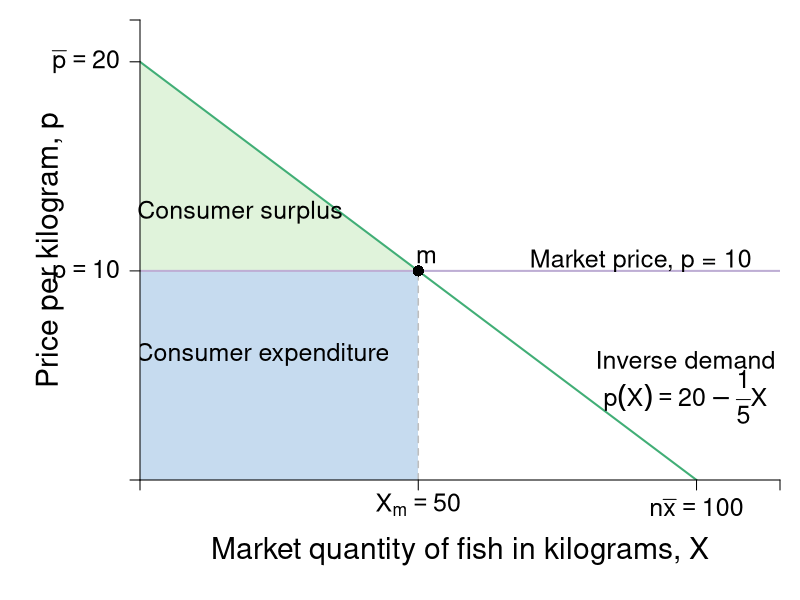

This figure's R source:
require(shape)
pdf(file = "indmarketdemand/consumersurplus_market.pdf", width = 9, height = 7)

#Set parameters for graphics
pointsize <- 1.8
axislabelsize <- 1.8
labelsize <- 1.5
namesize <- 1.8
annotatesize <- 1.5
graphlinewidth <- 2
segmentlinewidth <- 1.5


COL <- c("#7fc97f", "#beaed4", "#fdc086", "#ffff99", "#386cb0", "#f0027f", "#bf5b17", "#666666")
COLA <- c("#e0f3db", "#99d8c9","#66c2a4","#41ae76", "#238b45", "#005824")
COLB <- c("#c6dbef", "#4eb3d3", "#2b8cbe", "#0868ac","#084081")

par(mar =  c(6, 7, 1, 1))

MarketD <- function(x, rmax = 20, xmax = 10, n = 10) {
  rmax - (rmax/(n*xmax))*x
}

mrsA <- function(x, rmax = 20, xmax = 10) {
  rmax - (rmax/xmax)*x
}

# uA <- function(x, y, rmax, rmax = 20, xmax = 10) {
#   y + rmax*x - (1/2)(rmax/xmax)*x^2
# }

xlims <- c(0, 115)
ylims <- c(0, 22)

npts <- 501 
x <- seq(xlims[1], xlims[2], length.out = npts)
y <- seq(ylims[1], ylims[2], length.out = npts) 
a <- c(46.08, 55, 64)
b <- c(46.08, 55, 64)

plot(0, 0, xlim = xlims, ylim = ylims, type = "n",
     xlab = expression(paste("")),
     ylab = expression(paste("")), 
     xaxt = "n", 
     yaxt = "n", 
     cex.lab = axislabelsize, 
     bty = "n",
     xaxs="i", 
     yaxs="i")

# ticksy <- seq(from = 0, to = ylims[2], by = 2)
# ylabels <- seq(from = 0, to = ylims[2], by = 2)
# ticksx <- seq(from = 0, to = xlims[2], by = 2)
# xlabels <- seq(from = 0, to = xlims[2], by = 2)
ticksy <- c(0, 10, 20, ylims[2])
ylabels <- c(NA, expression(paste(p == 10)), expression(paste(bar(p) == 20)), NA)
ticksx <- c(0, 50, 100, xlims[2])
xlabels <- c(NA, expression(paste(X[m]) == 50), expression(paste(n*bar(x)==100)), NA)


npts <- 500 
xx1 <- seq(xlims[1], xlims[2], length.out = npts)

xpoly <- c(0, 50, 0)
ypoly <- c(10, 10, 20)
polygon(x = xpoly, y = ypoly, col = COLA[1], density=NULL, border = NA)

xpoly3 <- c(0, 50, 50, 0, 0)
ypoly3 <- c(0, 0, 10, 10, 0)
polygon(x = xpoly3, y = ypoly3, col = COLB[1], density=NULL, border = NA)


#Lines for mrs graph
lines(xx1, MarketD(xx1, rmax = 20, xmax = 10, n = 10), col = COLA[4], lwd = graphlinewidth)
#lines(xx1, mrsA(xx1, rmax = 20, xmax = 10), col = COLA[4], lwd = graphlinewidth)

segments(0, 10, xlims[2], 10, lty = 1, col = COL[2] , lwd = graphlinewidth)
segments(50, 0, 50, 10, lty = 2, col = "gray" , lwd = segmentlinewidth)

#Label axes
mtext(expression(paste("Market quantity of fish in kilograms, ", X)), side=1, line = 3.5, cex = axislabelsize)
text(-16.2, 0.5*ylims[2], expression(paste("Price per kilogram, ", p)), xpd = TRUE, cex = axislabelsize, srt = 90) 

points(50, 10, pch = 16, col = "black", cex = 1.5)
text(50 + 1.5, 10 + 0.7, expression(m), cex = labelsize)

#segments(4.11765, 6.17647, 5.88, 8.88, lty = 1, col = COL[2] , lwd = graphlinewidth)
text(90, 10.5, expression("Market price, p = 10"), cex = labelsize, xpd = TRUE)
#text(7.3, 2.5, expression("Curve"))
#Arrows(7.3, 3.5, 7.3, 6.1, col = "black", lty = 1, lwd = 2, arr.type = "triangle", arr.lwd = 0.5)

#Label mrs function
#text(98, 7.5, expression(paste("Demand: ", X(p) == 100 - 5*p)), cex = labelsize,xpd = TRUE)
text(98, 5.75, expression(paste("Inverse demand")), cex = labelsize)
text(98, 4, expression(paste(p(X) == 20 - frac(1,5)*X)), cex = labelsize,xpd = TRUE)
#Arrows(10, 7.5, 10, 5, col = "black", lty = 1, lwd = 2, arr.type = "triangle", arr.lwd = 0.5)

#Label highest willingness to pay
text(18.0, 12.8, expression("Consumer surplus"), cex = labelsize, xpd = TRUE)
#text(15, 11.5, expression(paste(CS==frac(1, 2)*bgroup("(",20 - 10,")")*50, phantom()== 250)))
#Arrows(25, 15, 25, 12, col = "black", lty = 1, lwd = 2, arr.type = "triangle", arr.lwd = 0.5)

#Label consumer expenditure
text(22, 6, expression("Consumer expenditure"), cex = labelsize)

axis(1, at = ticksx, pos = 0, labels = xlabels, cex.axis = labelsize)
axis(2, at = ticksy, pos = 0, labels = ylabels, las = 1, cex.axis = labelsize)

dev.off()
